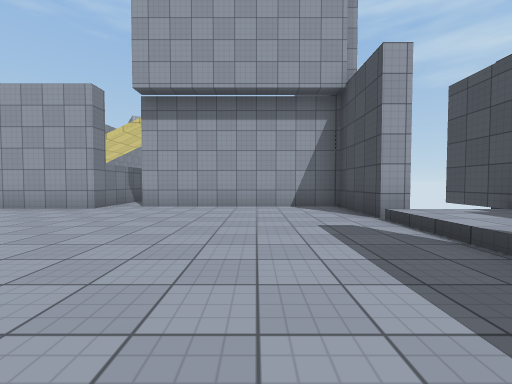
[1] (above)

16 first-person views from a walk through a 3-D level made in the Unity game engine. The camera is 1.2 m above the floor, tilts 2° down and sees 90° across. The floor is counted in squares, 2 m on a side. Each view is taken from the middle of a square. On the plan, view 1 faces up. The plan holds only what a view shows up to about 9 squares ahead; the rest is blank. The place goes on beyond the plan. The player is left out. Some animated figures are left out. Surface patterns are stand-ins for the level's own textures.

[2]
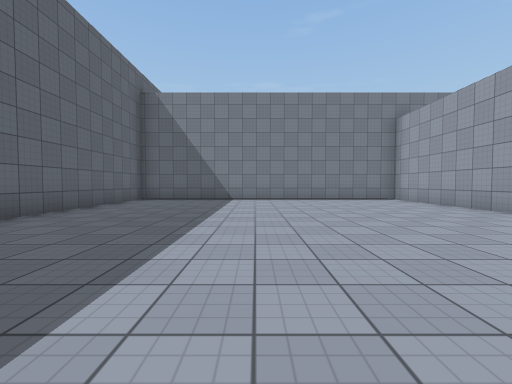

[3]
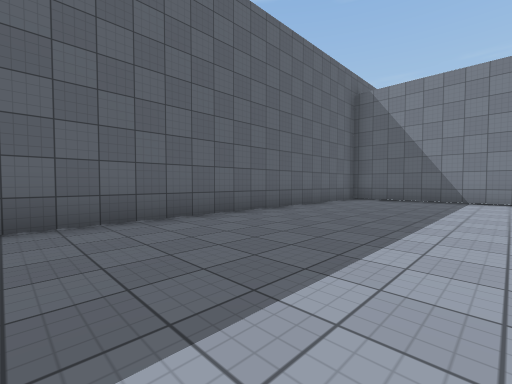

[4]
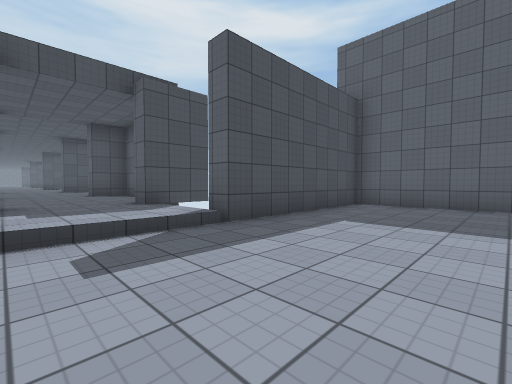

[5]
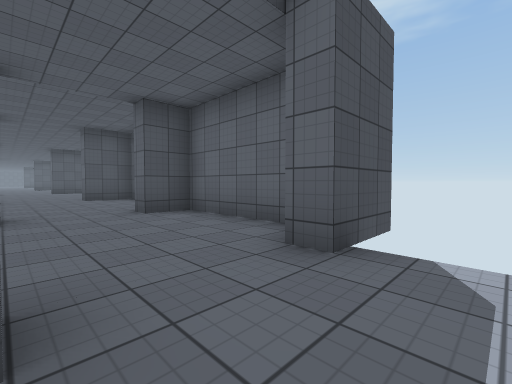

[6]
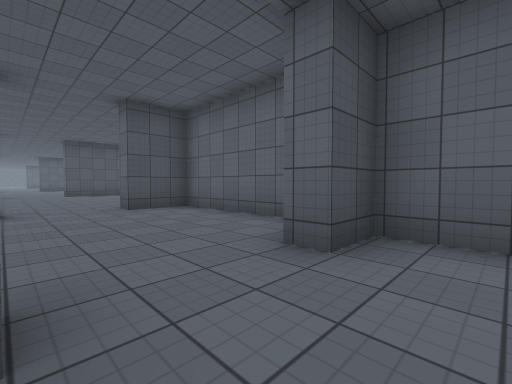

[7]
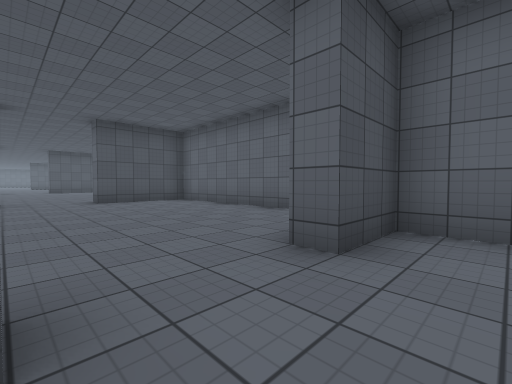

[8]
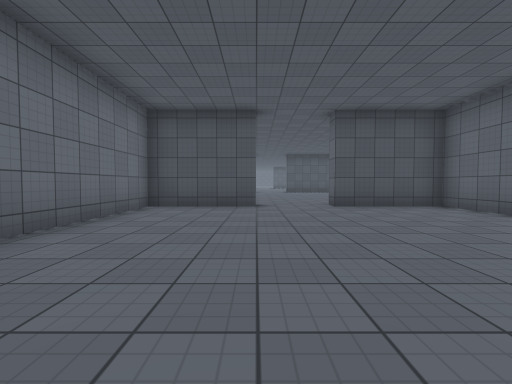

[9]
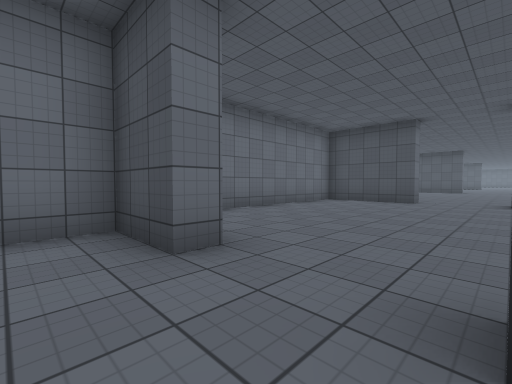

[10]
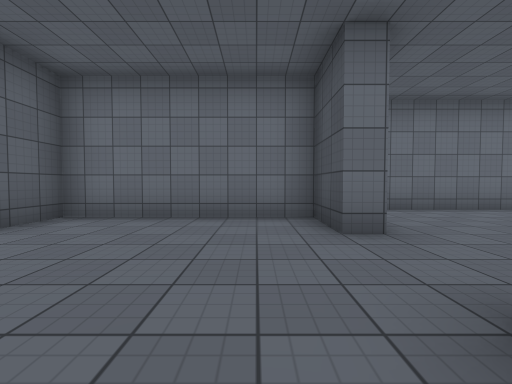

[11]
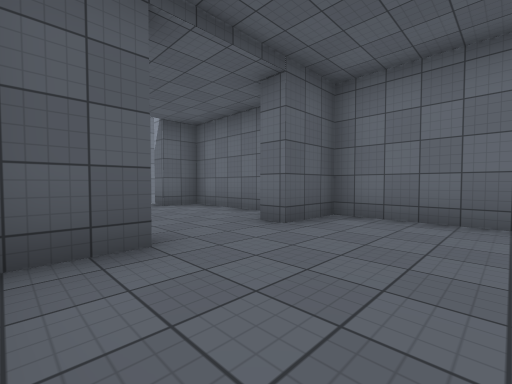

[12]
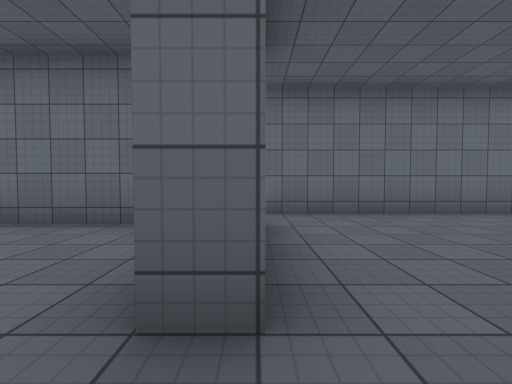

[13]
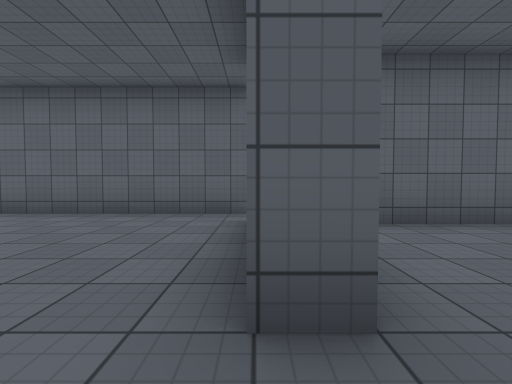

[14]
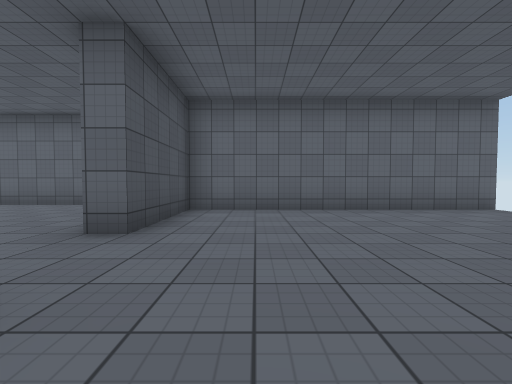

[15]
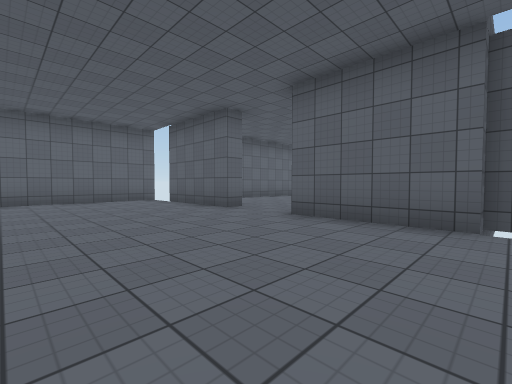

[16]
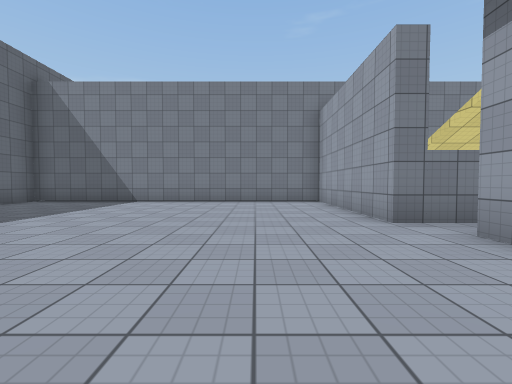

### Floor plan
Key: @ floor where view 1 was taken; # wall or solid block; . main floor; - floor 0.25 m lower than the main floor; / step, stairs or slope.
Columns run from 9 left of view 1 to 25 right of it. Each row starts with its distance up from view 1.
  8                               #####
  7      #######            #######....
  6 ######-----#     ###### ......#....
  5 #----------#######....#.......#....
  4 #----------/.......................
  3 #----------/.......................
  2 #----------/.......................
  1 #----------#######....#.......#....
  0 #--------@-#       ####.......#....
 -1 #----------#          #########....
 -2 #----------#                  #####
 -3 #----------#
 -4 ############

Where each view was taken, in squares from view 1:
view 1: 0 up, 0 right, facing up
view 2: 1 up, 1 right, facing left
view 3: 1 up, 1 right, facing down-left
view 4: 4 up, 1 left, facing down-right
view 5: 4 up, 3 right, facing down-right
view 6: 4 up, 7 right, facing down-right
view 7: 4 up, 12 right, facing down-right
view 8: 4 up, 14 right, facing right
view 9: 2 up, 12 right, facing up-right
view 10: 1 up, 12 right, facing up
view 11: 1 up, 11 right, facing up-left
view 12: 3 up, 21 right, facing up
view 13: 3 up, 21 right, facing down
view 14: 5 up, 19 right, facing down
view 15: 7 up, 25 right, facing down-left
view 16: 4 up, 0 right, facing left
